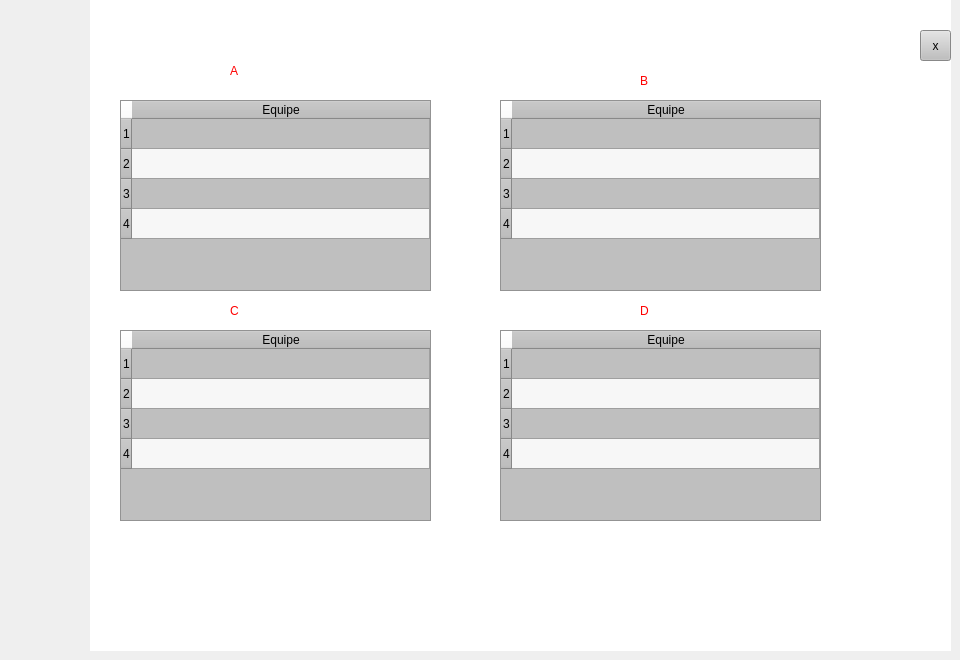
    <widget class="QWidget" name="tab">
     <attribute name="title">
      <string>Tirage au sort</string>
     </attribute>
     <widget class="QWidget" name="widget_2" native="true">
      <property name="geometry">
       <rect>
        <x>90</x>
        <y>0</y>
        <width>861</width>
        <height>651</height>
       </rect>
      </property>
      <property name="mouseTracking">
       <bool>false</bool>
      </property>
      <property name="contextMenuPolicy">
       <enum>Qt::ActionsContextMenu</enum>
      </property>
      <property name="styleSheet">
       <string notr="true">background-color:rgb(255, 255, 255)</string>
      </property>
      <widget class="QTableWidget" name="tableWidget">
       <property name="geometry">
        <rect>
         <x>30</x>
         <y>100</y>
         <width>311</width>
         <height>191</height>
        </rect>
       </property>
       <property name="styleSheet">
        <string notr="true">background-color:rgb(191, 191, 191)</string>
       </property>
       <property name="editTriggers">
        <set>QAbstractItemView::NoEditTriggers</set>
       </property>
       <property name="alternatingRowColors">
        <bool>true</bool>
       </property>
       <attribute name="horizontalHeaderStretchLastSection">
        <bool>true</bool>
       </attribute>
       <row>
        <property name="text">
         <string>1</string>
        </property>
       </row>
       <row>
        <property name="text">
         <string>2</string>
        </property>
       </row>
       <row>
        <property name="text">
         <string>3</string>
        </property>
       </row>
       <row>
        <property name="text">
         <string>4</string>
        </property>
       </row>
       <column>
        <property name="text">
         <string>Equipe</string>
        </property>
       </column>
       <item row="0" column="0">
        <property name="foreground">
         <brush brushstyle="Dense2Pattern">
          <color alpha="255">
           <red>0</red>
           <green>0</green>
           <blue>0</blue>
          </color>
         </brush>
        </property>
       </item>
      </widget>
      <widget class="QTableWidget" name="tableWidget_2">
       <property name="geometry">
        <rect>
         <x>30</x>
         <y>330</y>
         <width>311</width>
         <height>191</height>
        </rect>
       </property>
       <property name="styleSheet">
        <string notr="true">background-color:rgb(191, 191, 191)</string>
       </property>
       <property name="editTriggers">
        <set>QAbstractItemView::NoEditTriggers</set>
       </property>
       <property name="alternatingRowColors">
        <bool>true</bool>
       </property>
       <attribute name="horizontalHeaderStretchLastSection">
        <bool>true</bool>
       </attribute>
       <row>
        <property name="text">
         <string>1</string>
        </property>
       </row>
       <row>
        <property name="text">
         <string>2</string>
        </property>
       </row>
       <row>
        <property name="text">
         <string>3</string>
        </property>
       </row>
       <row>
        <property name="text">
         <string>4</string>
        </property>
       </row>
       <column>
        <property name="text">
         <string>Equipe</string>
        </property>
       </column>
      </widget>
      <widget class="QTableWidget" name="tableWidget_3">
       <property name="geometry">
        <rect>
         <x>410</x>
         <y>100</y>
         <width>321</width>
         <height>191</height>
        </rect>
       </property>
       <property name="styleSheet">
        <string notr="true">background-color:rgb(191, 191, 191)</string>
       </property>
       <property name="editTriggers">
        <set>QAbstractItemView::NoEditTriggers</set>
       </property>
       <property name="alternatingRowColors">
        <bool>true</bool>
       </property>
       <attribute name="horizontalHeaderStretchLastSection">
        <bool>true</bool>
       </attribute>
       <row>
        <property name="text">
         <string>1</string>
        </property>
       </row>
       <row>
        <property name="text">
         <string>2</string>
        </property>
       </row>
       <row>
        <property name="text">
         <string>3</string>
        </property>
       </row>
       <row>
        <property name="text">
         <string>4</string>
        </property>
       </row>
       <column>
        <property name="text">
         <string>Equipe</string>
        </property>
       </column>
      </widget>
      <widget class="QTableWidget" name="tableWidget_4">
       <property name="geometry">
        <rect>
         <x>410</x>
         <y>330</y>
         <width>321</width>
         <height>191</height>
        </rect>
       </property>
       <property name="styleSheet">
        <string notr="true">background-color:rgb(191, 191, 191)</string>
       </property>
       <property name="editTriggers">
        <set>QAbstractItemView::NoEditTriggers</set>
       </property>
       <property name="alternatingRowColors">
        <bool>true</bool>
       </property>
       <attribute name="horizontalHeaderStretchLastSection">
        <bool>true</bool>
       </attribute>
       <row>
        <property name="text">
         <string>1</string>
        </property>
       </row>
       <row>
        <property name="text">
         <string>2</string>
        </property>
       </row>
       <row>
        <property name="text">
         <string>3</string>
        </property>
       </row>
       <row>
        <property name="text">
         <string>4</string>
        </property>
       </row>
       <column>
        <property name="text">
         <string>Equipe</string>
        </property>
       </column>
      </widget>
      <widget class="QToolButton" name="toolButton">
       <property name="geometry">
        <rect>
         <x>830</x>
         <y>30</y>
         <width>31</width>
         <height>31</height>
        </rect>
       </property>
       <property name="styleSheet">
        <string notr="true">background-color:rgb(191, 191, 191)</string>
       </property>
       <property name="text">
        <string>x</string>
       </property>
      </widget>
      <widget class="QLabel" name="label_24">
       <property name="geometry">
        <rect>
         <x>140</x>
         <y>60</y>
         <width>61</width>
         <height>21</height>
        </rect>
       </property>
       <property name="styleSheet">
        <string notr="true">font: 63 15pt &quot;Yu Gothic UI Semibold&quot;;color:rgb(255, 0, 0)</string>
       </property>
       <property name="text">
        <string>A</string>
       </property>
      </widget>
      <widget class="QLabel" name="label_25">
       <property name="geometry">
        <rect>
         <x>550</x>
         <y>70</y>
         <width>61</width>
         <height>21</height>
        </rect>
       </property>
       <property name="styleSheet">
        <string notr="true">font: 63 15pt &quot;Yu Gothic UI Semibold&quot;;color:rgb(255, 0, 0)</string>
       </property>
       <property name="text">
        <string>B</string>
       </property>
      </widget>
      <widget class="QLabel" name="label_26">
       <property name="geometry">
        <rect>
         <x>140</x>
         <y>301</y>
         <width>51</width>
         <height>20</height>
        </rect>
       </property>
       <property name="styleSheet">
        <string notr="true">font: 63 15pt &quot;Yu Gothic UI Semibold&quot;;color:rgb(255, 0, 0)</string>
       </property>
       <property name="text">
        <string>C</string>
       </property>
      </widget>
      <widget class="QLabel" name="label_27">
       <property name="geometry">
        <rect>
         <x>550</x>
         <y>301</y>
         <width>41</width>
         <height>20</height>
        </rect>
       </property>
       <property name="styleSheet">
        <string notr="true">font: 63 15pt &quot;Yu Gothic UI Semibold&quot;;color:rgb(255, 0, 0)</string>
       </property>
       <property name="text">
        <string>D</string>
       </property>
      </widget>
     </widget>
     <widget class="QComboBox" name="comboBox_class1_1">
      <property name="geometry">
       <rect>
        <x>170</x>
        <y>80</y>
        <width>101</width>
        <height>21</height>
       </rect>
      </property>
      <property name="currentIndex">
       <number>-1</number>
      </property>
      <property name="insertPolicy">
       <enum>QComboBox::InsertAlphabetically</enum>
      </property>
      <item>
       <property name="text">
        <string>Brazil</string>
       </property>
      </item>
      <item>
       <property name="text">
        <string>Colombia</string>
       </property>
      </item>
      <item>
       <property name="text">
        <string>Mexico</string>
       </property>
      </item>
      <item>
       <property name="text">
        <string>Uruguay</string>
       </property>
      </item>
      <item>
       <property name="text">
        <string>Germany</string>
       </property>
      </item>
      <item>
       <property name="text">
        <string>France</string>
       </property>
      </item>
      <item>
       <property name="text">
        <string>Argentine</string>
       </property>
      </item>
      <item>
       <property name="text">
        <string>Holland</string>
       </property>
      </item>
      <item>
       <property name="text">
        <string>Italie</string>
       </property>
      </item>
      <item>
       <property name="text">
        <string>Spain</string>
       </property>
      </item>
      <item>
       <property name="text">
        <string>Croatia</string>
       </property>
      </item>
     </widget>
     <widget class="QComboBox" name="comboBox_class2_1">
      <property name="geometry">
       <rect>
        <x>680</x>
        <y>80</y>
        <width>101</width>
        <height>21</height>
       </rect>
      </property>
      <property name="currentIndex">
       <number>-1</number>
      </property>
      <property name="insertPolicy">
       <enum>QComboBox::InsertAlphabetically</enum>
      </property>
      <item>
       <property name="text">
        <string>Russia</string>
       </property>
      </item>
      <item>
       <property name="text">
        <string>Korea</string>
       </property>
      </item>
      <item>
       <property name="text">
        <string>Canada</string>
       </property>
      </item>
      <item>
       <property name="text">
        <string>Chilie</string>
       </property>
      </item>
      <item>
       <property name="text">
        <string>Peru</string>
       </property>
      </item>
      <item>
       <property name="text">
        <string>Nigeria</string>
       </property>
      </item>
      <item>
       <property name="text">
        <string>Suede</string>
       </property>
      </item>
      <item>
       <property name="text">
        <string>Japan</string>
       </property>
      </item>
      <item>
       <property name="text">
        <string>Turkey</string>
       </property>
      </item>
      <item>
       <property name="text">
        <string>Danemark</string>
       </property>
      </item>
     </widget>
     <widget class="QComboBox" name="comboBox_class3_1">
      <property name="geometry">
       <rect>
        <x>170</x>
        <y>320</y>
        <width>101</width>
        <height>21</height>
       </rect>
      </property>
      <property name="currentIndex">
       <number>-1</number>
      </property>
      <property name="insertPolicy">
       <enum>QComboBox::InsertAlphabetically</enum>
      </property>
      <item>
       <property name="text">
        <string>Australia</string>
       </property>
      </item>
      <item>
       <property name="text">
        <string>Saudia</string>
       </property>
      </item>
      <item>
       <property name="text">
        <string>USA</string>
       </property>
      </item>
      <item>
       <property name="text">
        <string>Egypt</string>
       </property>
      </item>
      <item>
       <property name="text">
        <string>Tunisia</string>
       </property>
      </item>
      <item>
       <property name="text">
        <string>Qatar</string>
       </property>
      </item>
      <item>
       <property name="text">
        <string>South Africa</string>
       </property>
      </item>
      <item>
       <property name="text">
        <string>Mali</string>
       </property>
      </item>
      <item>
       <property name="text">
        <string>Algerie</string>
       </property>
      </item>
     </widget>
     <widget class="QComboBox" name="comboBox_class4_1">
      <property name="geometry">
       <rect>
        <x>680</x>
        <y>300</y>
        <width>101</width>
        <height>21</height>
       </rect>
      </property>
      <property name="currentIndex">
       <number>-1</number>
      </property>
      <property name="insertPolicy">
       <enum>QComboBox::InsertAlphabetically</enum>
      </property>
      <item>
       <property name="text">
        <string>New-zeland</string>
       </property>
      </item>
      <item>
       <property name="text">
        <string>Lebanon</string>
       </property>
      </item>
      <item>
       <property name="text">
        <string>Oman</string>
       </property>
      </item>
      <item>
       <property name="text">
        <string>UAE</string>
       </property>
      </item>
      <item>
       <property name="text">
        <string>India</string>
       </property>
      </item>
      <item>
       <property name="text">
        <string>China</string>
       </property>
      </item>
     </widget>
     <widget class="QComboBox" name="comboBox_class2_2">
      <property name="geometry">
       <rect>
        <x>680</x>
        <y>120</y>
        <width>101</width>
        <height>21</height>
       </rect>
      </property>
      <property name="currentIndex">
       <number>-1</number>
      </property>
      <property name="insertPolicy">
       <enum>QComboBox::InsertAlphabetically</enum>
      </property>
      <item>
       <property name="text">
        <string>Russia</string>
       </property>
      </item>
      <item>
       <property name="text">
        <string>Korea</string>
       </property>
      </item>
      <item>
       <property name="text">
        <string>Canada</string>
       </property>
      </item>
      <item>
       <property name="text">
        <string>Chilie</string>
       </property>
      </item>
      <item>
       <property name="text">
        <string>Peru</string>
       </property>
      </item>
      <item>
       <property name="text">
        <string>Nigeria</string>
       </property>
      </item>
      <item>
       <property name="text">
        <string>Suede</string>
       </property>
      </item>
      <item>
       <property name="text">
        <string>Japan</string>
       </property>
      </item>
      <item>
       <property name="text">
        <string>Turkey</string>
       </property>
      </item>
      <item>
       <property name="text">
        <string>Danemark</string>
       </property>
      </item>
     </widget>
     <widget class="QComboBox" name="comboBox_class2_3">
      <property name="geometry">
       <rect>
        <x>680</x>
        <y>160</y>
        <width>101</width>
        <height>21</height>
       </rect>
      </property>
      <property name="currentIndex">
       <number>-1</number>
      </property>
      <property name="insertPolicy">
       <enum>QComboBox::InsertAlphabetically</enum>
      </property>
      <item>
       <property name="text">
        <string>Russia</string>
       </property>
      </item>
      <item>
       <property name="text">
        <string>Korea</string>
       </property>
      </item>
      <item>
       <property name="text">
        <string>Canada</string>
       </property>
      </item>
      <item>
       <property name="text">
        <string>Chilie</string>
       </property>
      </item>
      <item>
       <property name="text">
        <string>Peru</string>
       </property>
      </item>
      <item>
       <property name="text">
        <string>Nigeria</string>
       </property>
      </item>
      <item>
       <property name="text">
        <string>Suede</string>
       </property>
      </item>
      <item>
       <property name="text">
        <string>Japan</string>
       </property>
      </item>
      <item>
       <property name="text">
        <string>Turkey</string>
       </property>
      </item>
      <item>
       <property name="text">
        <string>Danemark</string>
       </property>
      </item>
     </widget>
     <widget class="QComboBox" name="comboBox_class2_4">
      <property name="geometry">
       <rect>
        <x>680</x>
        <y>200</y>
        <width>101</width>
        <height>21</height>
       </rect>
      </property>
      <property name="currentIndex">
       <number>-1</number>
      </property>
      <property name="insertPolicy">
       <enum>QComboBox::InsertAlphabetically</enum>
      </property>
      <item>
       <property name="text">
        <string>Russia</string>
       </property>
      </item>
      <item>
       <property name="text">
        <string>Korea</string>
       </property>
      </item>
      <item>
       <property name="text">
        <string>Canada</string>
       </property>
      </item>
      <item>
       <property name="text">
        <string>Chilie</string>
       </property>
      </item>
      <item>
       <property name="text">
        <string>Peru</string>
       </property>
      </item>
      <item>
       <property name="text">
        <string>Nigeria</string>
       </property>
      </item>
      <item>
       <property name="text">
        <string>Suede</string>
       </property>
      </item>
      <item>
       <property name="text">
        <string>Japan</string>
       </property>
      </item>
      <item>
       <property name="text">
        <string>Turkey</string>
       </property>
      </item>
      <item>
       <property name="text">
        <string>Danemark</string>
       </property>
      </item>
     </widget>
     <widget class="QComboBox" name="comboBox_class3_2">
      <property name="geometry">
       <rect>
        <x>170</x>
        <y>360</y>
        <width>101</width>
        <height>21</height>
       </rect>
      </property>
      <property name="currentIndex">
       <number>-1</number>
      </property>
      <property name="insertPolicy">
       <enum>QComboBox::InsertAlphabetically</enum>
      </property>
      <item>
       <property name="text">
        <string>Australia</string>
       </property>
      </item>
      <item>
       <property name="text">
        <string>Saudia</string>
       </property>
      </item>
      <item>
       <property name="text">
        <string>USA</string>
       </property>
      </item>
      <item>
       <property name="text">
        <string>Egypt</string>
       </property>
      </item>
      <item>
       <property name="text">
        <string>Tunisia</string>
       </property>
      </item>
      <item>
       <property name="text">
        <string>Qatar</string>
       </property>
      </item>
      <item>
       <property name="text">
        <string>South Africa</string>
       </property>
      </item>
      <item>
       <property name="text">
        <string>Mali</string>
       </property>
      </item>
      <item>
       <property name="text">
        <string>Algerie</string>
       </property>
      </item>
     </widget>
     <widget class="QComboBox" name="comboBox_class3_3">
      <property name="geometry">
       <rect>
        <x>170</x>
        <y>410</y>
        <width>101</width>
        <height>21</height>
       </rect>
      </property>
      <property name="currentIndex">
       <number>-1</number>
      </property>
      <property name="insertPolicy">
       <enum>QComboBox::InsertAlphabetically</enum>
      </property>
      <item>
       <property name="text">
        <string>Australia</string>
       </property>
      </item>
      <item>
       <property name="text">
        <string>Saudia</string>
       </property>
      </item>
      <item>
       <property name="text">
        <string>USA</string>
       </property>
      </item>
      <item>
       <property name="text">
        <string>Egypt</string>
       </property>
      </item>
      <item>
       <property name="text">
        <string>Tunisia</string>
       </property>
      </item>
      <item>
       <property name="text">
        <string>Qatar</string>
       </property>
      </item>
      <item>
       <property name="text">
        <string>South Africa</string>
       </property>
      </item>
      <item>
       <property name="text">
        <string>Mali</string>
       </property>
      </item>
      <item>
       <property name="text">
        <string>Algerie</string>
       </property>
      </item>
     </widget>
     <widget class="QComboBox" name="comboBox_class3_4">
      <property name="geometry">
       <rect>
        <x>170</x>
        <y>450</y>
        <width>101</width>
        <height>21</height>
       </rect>
      </property>
      <property name="currentIndex">
       <number>-1</number>
      </property>
      <property name="insertPolicy">
       <enum>QComboBox::InsertAlphabetically</enum>
      </property>
      <item>
       <property name="text">
        <string>Australia</string>
       </property>
      </item>
      <item>
       <property name="text">
        <string>Saudia</string>
       </property>
      </item>
      <item>
       <property name="text">
        <string>USA</string>
       </property>
      </item>
      <item>
       <property name="text">
        <string>Egypt</string>
       </property>
      </item>
      <item>
       <property name="text">
        <string>Tunisia</string>
       </property>
      </item>
      <item>
       <property name="text">
        <string>Qatar</string>
       </property>
      </item>
      <item>
       <property name="text">
        <string>South Africa</string>
       </property>
      </item>
      <item>
       <property name="text">
        <string>Mali</string>
       </property>
      </item>
      <item>
       <property name="text">
        <string>Algerie</string>
       </property>
      </item>
     </widget>
     <widget class="QComboBox" name="comboBox_class4_2">
      <property name="geometry">
       <rect>
        <x>680</x>
        <y>340</y>
        <width>101</width>
        <height>21</height>
       </rect>
      </property>
      <property name="currentIndex">
       <number>-1</number>
      </property>
      <property name="insertPolicy">
       <enum>QComboBox::InsertAlphabetically</enum>
      </property>
      <item>
       <property name="text">
        <string>New-zeland</string>
       </property>
      </item>
      <item>
       <property name="text">
        <string>Lebanon</string>
       </property>
      </item>
      <item>
       <property name="text">
        <string>Oman</string>
       </property>
      </item>
      <item>
       <property name="text">
        <string>UAE</string>
       </property>
      </item>
      <item>
       <property name="text">
        <string>India</string>
       </property>
      </item>
      <item>
       <property name="text">
        <string>China</string>
       </property>
      </item>
     </widget>
     <widget class="QComboBox" name="comboBox_class4_3">
      <property name="geometry">
       <rect>
        <x>680</x>
        <y>380</y>
        <width>101</width>
        <height>21</height>
       </rect>
      </property>
      <property name="currentIndex">
       <number>-1</number>
      </property>
      <property name="insertPolicy">
       <enum>QComboBox::InsertAlphabetically</enum>
      </property>
      <item>
       <property name="text">
        <string>New-zeland</string>
       </property>
      </item>
      <item>
       <property name="text">
        <string>Lebanon</string>
       </property>
      </item>
      <item>
       <property name="text">
        <string>Oman</string>
       </property>
      </item>
      <item>
       <property name="text">
        <string>UAE</string>
       </property>
      </item>
      <item>
       <property name="text">
        <string>India</string>
       </property>
      </item>
      <item>
       <property name="text">
        <string>China</string>
       </property>
      </item>
     </widget>
     <widget class="QComboBox" name="comboBox_class4_4">
      <property name="geometry">
       <rect>
        <x>680</x>
        <y>420</y>
        <width>101</width>
        <height>21</height>
       </rect>
      </property>
      <property name="currentIndex">
       <number>-1</number>
      </property>
      <property name="insertPolicy">
       <enum>QComboBox::InsertAlphabetically</enum>
      </property>
      <item>
       <property name="text">
        <string>New-zeland</string>
       </property>
      </item>
      <item>
       <property name="text">
        <string>Lebanon</string>
       </property>
      </item>
      <item>
       <property name="text">
        <string>Oman</string>
       </property>
      </item>
      <item>
       <property name="text">
        <string>UAE</string>
       </property>
      </item>
      <item>
       <property name="text">
        <string>India</string>
       </property>
      </item>
      <item>
       <property name="text">
        <string>China</string>
       </property>
      </item>
     </widget>
     <widget class="QPushButton" name="pushButton_4">
      <property name="geometry">
       <rect>
        <x>440</x>
        <y>510</y>
        <width>93</width>
        <height>28</height>
       </rect>
      </property>
      <property name="text">
       <string>Tirage</string>
      </property>
     </widget>
     <widget class="QLabel" name="label_19">
      <property name="geometry">
       <rect>
        <x>320</x>
        <y>20</y>
        <width>351</width>
        <height>16</height>
       </rect>
      </property>
      <property name="styleSheet">
       <string notr="true">font: 63 11pt &quot;Yu Gothic UI Semibold&quot;;
text-decoration: underline;</string>
      </property>
      <property name="text">
       <string>Choisir 4 equipes de chaque classe</string>
      </property>
     </widget>
     <widget class="QLabel" name="label_20">
      <property name="geometry">
       <rect>
        <x>150</x>
        <y>50</y>
        <width>141</width>
        <height>16</height>
       </rect>
      </property>
      <property name="styleSheet">
       <string notr="true">font: 63 11pt &quot;Yu Gothic UI Semibold&quot;;
text-decoration: underline;</string>
      </property>
      <property name="text">
       <string>Classe 1</string>
      </property>
     </widget>
     <widget class="QLabel" name="label_21">
      <property name="geometry">
       <rect>
        <x>670</x>
        <y>50</y>
        <width>141</width>
        <height>16</height>
       </rect>
      </property>
      <property name="styleSheet">
       <string notr="true">font: 63 11pt &quot;Yu Gothic UI Semibold&quot;;
text-decoration: underline;</string>
      </property>
      <property name="text">
       <string>Classe 2</string>
      </property>
     </widget>
     <widget class="QLabel" name="label_22">
      <property name="geometry">
       <rect>
        <x>160</x>
        <y>290</y>
        <width>141</width>
        <height>16</height>
       </rect>
      </property>
      <property name="styleSheet">
       <string notr="true">font: 63 11pt &quot;Yu Gothic UI Semibold&quot;;
text-decoration: underline;</string>
      </property>
      <property name="text">
       <string>Classe 3</string>
      </property>
     </widget>
     <widget class="QLabel" name="label_23">
      <property name="geometry">
       <rect>
        <x>700</x>
        <y>270</y>
        <width>141</width>
        <height>16</height>
       </rect>
      </property>
      <property name="styleSheet">
       <string notr="true">font: 63 11pt &quot;Yu Gothic UI Semibold&quot;;
text-decoration: underline;</string>
      </property>
      <property name="text">
       <string>Classe 4</string>
      </property>
     </widget>
     <widget class="QComboBox" name="comboBox_class1_2">
      <property name="geometry">
       <rect>
        <x>170</x>
        <y>120</y>
        <width>101</width>
        <height>21</height>
       </rect>
      </property>
      <property name="currentIndex">
       <number>-1</number>
      </property>
      <property name="insertPolicy">
       <enum>QComboBox::InsertAlphabetically</enum>
      </property>
      <item>
       <property name="text">
        <string>Brazil</string>
       </property>
      </item>
      <item>
       <property name="text">
        <string>Colombia</string>
       </property>
      </item>
      <item>
       <property name="text">
        <string>Mexico</string>
       </property>
      </item>
      <item>
       <property name="text">
        <string>Uruguay</string>
       </property>
      </item>
      <item>
       <property name="text">
        <string>Germany</string>
       </property>
      </item>
      <item>
       <property name="text">
        <string>France</string>
       </property>
      </item>
      <item>
       <property name="text">
        <string>Argentine</string>
       </property>
      </item>
      <item>
       <property name="text">
        <string>Holland</string>
       </property>
      </item>
      <item>
       <property name="text">
        <string>Italie</string>
       </property>
      </item>
      <item>
       <property name="text">
        <string>Spain</string>
       </property>
      </item>
      <item>
       <property name="text">
        <string>Croatia</string>
       </property>
      </item>
     </widget>
     <widget class="QComboBox" name="comboBox_class1_3">
      <property name="geometry">
       <rect>
        <x>170</x>
        <y>160</y>
        <width>101</width>
        <height>21</height>
       </rect>
      </property>
      <property name="currentIndex">
       <number>-1</number>
      </property>
      <property name="insertPolicy">
       <enum>QComboBox::InsertAlphabetically</enum>
      </property>
      <item>
       <property name="text">
        <string>Brazil</string>
       </property>
      </item>
      <item>
       <property name="text">
        <string>Colombia</string>
       </property>
      </item>
      <item>
       <property name="text">
        <string>Mexico</string>
       </property>
      </item>
      <item>
       <property name="text">
        <string>Uruguay</string>
       </property>
      </item>
      <item>
       <property name="text">
        <string>Germany</string>
       </property>
      </item>
      <item>
       <property name="text">
        <string>France</string>
       </property>
      </item>
      <item>
       <property name="text">
        <string>Argentine</string>
       </property>
      </item>
      <item>
       <property name="text">
        <string>Holland</string>
       </property>
      </item>
      <item>
       <property name="text">
        <string>Italie</string>
       </property>
      </item>
      <item>
       <property name="text">
        <string>Spain</string>
       </property>
      </item>
      <item>
       <property name="text">
        <string>Croatia</string>
       </property>
      </item>
     </widget>
     <widget class="QComboBox" name="comboBox_class1_4">
      <property name="geometry">
       <rect>
        <x>170</x>
        <y>200</y>
        <width>101</width>
        <height>21</height>
       </rect>
      </property>
      <property name="contextMenuPolicy">
       <enum>Qt::DefaultContextMenu</enum>
      </property>
      <property name="currentIndex">
       <number>-1</number>
      </property>
      <property name="insertPolicy">
       <enum>QComboBox::InsertAlphabetically</enum>
      </property>
      <item>
       <property name="text">
        <string>Brazil</string>
       </property>
      </item>
      <item>
       <property name="text">
        <string>Colombia</string>
       </property>
      </item>
      <item>
       <property name="text">
        <string>Mexico</string>
       </property>
      </item>
      <item>
       <property name="text">
        <string>Uruguay</string>
       </property>
      </item>
      <item>
       <property name="text">
        <string>Germany</string>
       </property>
      </item>
      <item>
       <property name="text">
        <string>France</string>
       </property>
      </item>
      <item>
       <property name="text">
        <string>Argentine</string>
       </property>
      </item>
      <item>
       <property name="text">
        <string>Holland</string>
       </property>
      </item>
      <item>
       <property name="text">
        <string>Italie</string>
       </property>
      </item>
      <item>
       <property name="text">
        <string>Spain</string>
       </property>
      </item>
      <item>
       <property name="text">
        <string>Croatia</string>
       </property>
      </item>
     </widget>
     <zorder>comboBox_class4_4</zorder>
     <zorder>comboBox_class4_1</zorder>
     <zorder>comboBox_class4_2</zorder>
     <zorder>comboBox_class4_3</zorder>
     <zorder>comboBox_class1_1</zorder>
     <zorder>comboBox_class2_1</zorder>
     <zorder>comboBox_class3_1</zorder>
     <zorder>comboBox_class2_2</zorder>
     <zorder>comboBox_class2_3</zorder>
     <zorder>comboBox_class2_4</zorder>
     <zorder>comboBox_class3_2</zorder>
     <zorder>comboBox_class3_3</zorder>
     <zorder>comboBox_class3_4</zorder>
     <zorder>pushButton_4</zorder>
     <zorder>label_19</zorder>
     <zorder>label_20</zorder>
     <zorder>label_21</zorder>
     <zorder>label_22</zorder>
     <zorder>label_23</zorder>
     <zorder>comboBox_class1_2</zorder>
     <zorder>comboBox_class1_3</zorder>
     <zorder>comboBox_class1_4</zorder>
     <zorder>widget_2</zorder>
    </widget>
